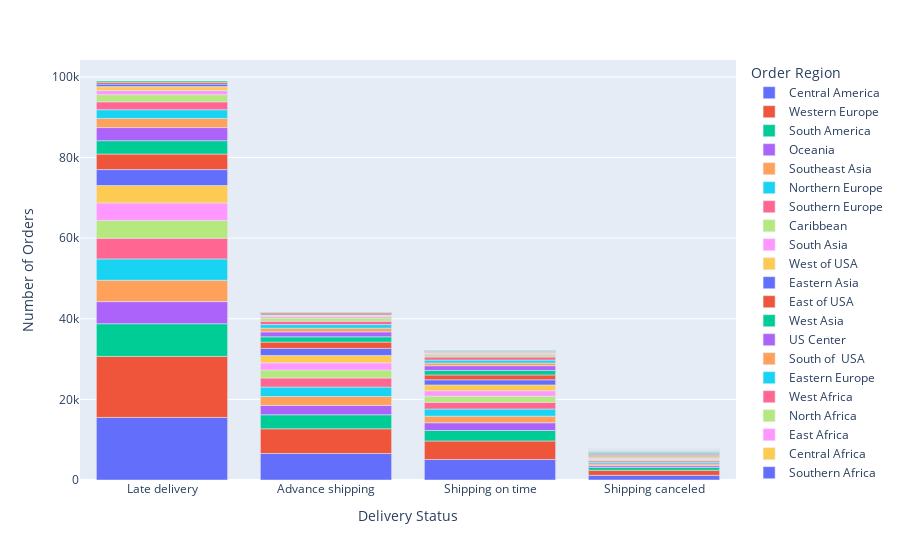

Notebook code for this chart:
### Markdown cell above
Therefore, using the plotly library as shown below in order to have an interactive graph to plot the same data.

### Code cell
# displaying the same data using plotly library
data_delivery_status_region=scm_df.groupby(['Delivery Status', 'Order Region'])['Order Id'].count().reset_index(name='Number of Orders').sort_values(by= 'Number of Orders', ascending= False)
px.bar(data_delivery_status_region, x='Delivery Status', y='Number of Orders'  , color='Order Region',
       )

### Figure 1 — Plotly figure (JSON) as saved in the notebook; plotly's stock layout.template omitted (floating-point values rounded to 4 significant figures)
{"data": [{"alignmentgroup": "True", "hovertemplate": "Order Region=Central America<br>Delivery Status=%{x}<br>Number of Orders=%{y}<extra></extra>", "legendgroup": "Central America", "marker": {"color": "#636efa", "pattern": {"shape": ""}}, "name": "Central America", "offsetgroup": "Central America", "orientation": "v", "showlegend": true, "textposition": "auto", "type": "bar", "x": ["Late delivery", "Advance shipping", "Shipping on time", "Shipping canceled"], "xaxis": "x", "y": [15518, 6566, 5090, 1167], "yaxis": "y"}, {"alignmentgroup": "True", "hovertemplate": "Order Region=Western Europe<br>Delivery Status=%{x}<br>Number of Orders=%{y}<extra></extra>", "legendgroup": "Western Europe", "marker": {"color": "#EF553B", "pattern": {"shape": ""}}, "name": "Western Europe", "offsetgroup": "Western Europe", "orientation": "v", "showlegend": true, "textposition": "auto", "type": "bar", "x": ["Late delivery", "Advance shipping", "Shipping on time", "Shipping canceled"], "xaxis": "x", "y": [15140, 6138, 4589, 1242], "yaxis": "y"}, {"alignmentgroup": "True", "hovertemplate": "Order Region=South America<br>Delivery Status=%{x}<br>Number of Orders=%{y}<extra></extra>", "legendgroup": "South America", "marker": {"color": "#00cc96", "pattern": {"shape": ""}}, "name": "South America", "offsetgroup": "South America", "orientation": "v", "showlegend": true, "textposition": "auto", "type": "bar", "x": ["Late delivery", "Advance shipping", "Shipping on time", "Shipping canceled"], "xaxis": "x", "y": [8111, 3476, 2597, 751], "yaxis": "y"}, {"alignmentgroup": "True", "hovertemplate": "Order Region=Oceania<br>Delivery Status=%{x}<br>Number of Orders=%{y}<extra></extra>", "legendgroup": "Oceania", "marker": {"color": "#ab63fa", "pattern": {"shape": ""}}, "name": "Oceania", "offsetgroup": "Oceania", "orientation": "v", "showlegend": true, "textposition": "auto", "type": "bar", "x": ["Late delivery", "Advance shipping", "Shipping on time", "Shipping canceled"], "xaxis": "x", "y": [5482, 2324, 1927, 415], "yaxis": "y"}, {"alignmentgroup": "True", "hovertemplate": "Order Region=Southeast Asia<br>Delivery Status=%{x}<br>Number of Orders=%{y}<extra></extra>", "legendgroup": "Southeast Asia", "marker": {"color": "#FFA15A", "pattern": {"shape": ""}}, "name": "Southeast Asia", "offsetgroup": "Southeast Asia", "orientation": "v", "showlegend": true, "textposition": "auto", "type": "bar", "x": ["Late delivery", "Advance shipping", "Shipping on time", "Shipping canceled"], "xaxis": "x", "y": [5297, 2208, 1631, 403], "yaxis": "y"}, {"alignmentgroup": "True", "hovertemplate": "Order Region=Northern Europe<br>Delivery Status=%{x}<br>Number of Orders=%{y}<extra></extra>", "legendgroup": "Northern Europe", "marker": {"color": "#19d3f3", "pattern": {"shape": ""}}, "name": "Northern Europe", "offsetgroup": "Northern Europe", "orientation": "v", "showlegend": true, "textposition": "auto", "type": "bar", "x": ["Late delivery", "Advance shipping", "Shipping on time", "Shipping canceled"], "xaxis": "x", "y": [5292, 2341, 1775, 384], "yaxis": "y"}, {"alignmentgroup": "True", "hovertemplate": "Order Region=Southern Europe<br>Delivery Status=%{x}<br>Number of Orders=%{y}<extra></extra>", "legendgroup": "Southern Europe", "marker": {"color": "#FF6692", "pattern": {"shape": ""}}, "name": "Southern Europe", "offsetgroup": "Southern Europe", "orientation": "v", "showlegend": true, "textposition": "auto", "type": "bar", "x": ["Late delivery", "Advance shipping", "Shipping on time", "Shipping canceled"], "xaxis": "x", "y": [5129, 2246, 1655, 401], "yaxis": "y"}, {"alignmentgroup": "True", "hovertemplate": "Order Region=Caribbean<br>Delivery Status=%{x}<br>Number of Orders=%{y}<extra></extra>", "legendgroup": "Caribbean", "marker": {"color": "#B6E880", "pattern": {"shape": ""}}, "name": "Caribbean", "offsetgroup": "Caribbean", "orientation": "v", "showlegend": true, "textposition": "auto", "type": "bar", "x": ["Late delivery", "Advance shipping", "Shipping on time", "Shipping canceled"], "xaxis": "x", "y": [4415, 1997, 1539, 367], "yaxis": "y"}, {"alignmentgroup": "True", "hovertemplate": "Order Region=South Asia<br>Delivery Status=%{x}<br>Number of Orders=%{y}<extra></extra>", "legendgroup": "South Asia", "marker": {"color": "#FF97FF", "pattern": {"shape": ""}}, "name": "South Asia", "offsetgroup": "South Asia", "orientation": "v", "showlegend": true, "textposition": "auto", "type": "bar", "x": ["Late delivery", "Advance shipping", "Shipping on time", "Shipping canceled"], "xaxis": "x", "y": [4350, 1765, 1340, 276], "yaxis": "y"}, {"alignmentgroup": "True", "hovertemplate": "Order Region=West of USA <br>Delivery Status=%{x}<br>Number of Orders=%{y}<extra></extra>", "legendgroup": "West of USA ", "marker": {"color": "#FECB52", "pattern": {"shape": ""}}, "name": "West of USA ", "offsetgroup": "West of USA ", "orientation": "v", "showlegend": true, "textposition": "auto", "type": "bar", "x": ["Late delivery", "Advance shipping", "Shipping on time", "Shipping canceled"], "xaxis": "x", "y": [4313, 1835, 1447, 398], "yaxis": "y"}, {"alignmentgroup": "True", "hovertemplate": "Order Region=Eastern Asia<br>Delivery Status=%{x}<br>Number of Orders=%{y}<extra></extra>", "legendgroup": "Eastern Asia", "marker": {"color": "#636efa", "pattern": {"shape": ""}}, "name": "Eastern Asia", "offsetgroup": "Eastern Asia", "orientation": "v", "showlegend": true, "textposition": "auto", "type": "bar", "x": ["Late delivery", "Advance shipping", "Shipping on time", "Shipping canceled"], "xaxis": "x", "y": [3955, 1754, 1264, 307], "yaxis": "y"}, {"alignmentgroup": "True", "hovertemplate": "Order Region=East of USA<br>Delivery Status=%{x}<br>Number of Orders=%{y}<extra></extra>", "legendgroup": "East of USA", "marker": {"color": "#EF553B", "pattern": {"shape": ""}}, "name": "East of USA", "offsetgroup": "East of USA", "orientation": "v", "showlegend": true, "textposition": "auto", "type": "bar", "x": ["Late delivery", "Advance shipping", "Shipping on time", "Shipping canceled"], "xaxis": "x", "y": [3849, 1560, 1208, 298], "yaxis": "y"}, {"alignmentgroup": "True", "hovertemplate": "Order Region=West Asia<br>Delivery Status=%{x}<br>Number of Orders=%{y}<extra></extra>", "legendgroup": "West Asia", "marker": {"color": "#00cc96", "pattern": {"shape": ""}}, "name": "West Asia", "offsetgroup": "West Asia", "orientation": "v", "showlegend": true, "textposition": "auto", "type": "bar", "x": ["Late delivery", "Advance shipping", "Shipping on time", "Shipping canceled"], "xaxis": "x", "y": [3322, 1310, 1114, 263], "yaxis": "y"}, {"alignmentgroup": "True", "hovertemplate": "Order Region=US Center <br>Delivery Status=%{x}<br>Number of Orders=%{y}<extra></extra>", "legendgroup": "US Center ", "marker": {"color": "#ab63fa", "pattern": {"shape": ""}}, "name": "US Center ", "offsetgroup": "US Center ", "orientation": "v", "showlegend": true, "textposition": "auto", "type": "bar", "x": ["Late delivery", "Advance shipping", "Shipping on time", "Shipping canceled"], "xaxis": "x", "y": [3252, 1227, 1174, 234], "yaxis": "y"}, {"alignmentgroup": "True", "hovertemplate": "Order Region=South of  USA <br>Delivery Status=%{x}<br>Number of Orders=%{y}<extra></extra>", "legendgroup": "South of  USA ", "marker": {"color": "#FFA15A", "pattern": {"shape": ""}}, "name": "South of  USA ", "offsetgroup": "South of  USA ", "orientation": "v", "showlegend": true, "textposition": "auto", "type": "bar", "x": ["Late delivery", "Advance shipping", "Shipping on time", "Shipping canceled"], "xaxis": "x", "y": [2256, 927, 672, 190], "yaxis": "y"}, {"alignmentgroup": "True", "hovertemplate": "Order Region=Eastern Europe<br>Delivery Status=%{x}<br>Number of Orders=%{y}<extra></extra>", "legendgroup": "Eastern Europe", "marker": {"color": "#19d3f3", "pattern": {"shape": ""}}, "name": "Eastern Europe", "offsetgroup": "Eastern Europe", "orientation": "v", "showlegend": true, "textposition": "auto", "type": "bar", "x": ["Late delivery", "Advance shipping", "Shipping on time", "Shipping canceled"], "xaxis": "x", "y": [2182, 879, 724, 135], "yaxis": "y"}, {"alignmentgroup": "True", "hovertemplate": "Order Region=West Africa<br>Delivery Status=%{x}<br>Number of Orders=%{y}<extra></extra>", "legendgroup": "West Africa", "marker": {"color": "#FF6692", "pattern": {"shape": ""}}, "name": "West Africa", "offsetgroup": "West Africa", "orientation": "v", "showlegend": true, "textposition": "auto", "type": "bar", "x": ["Late delivery", "Advance shipping", "Shipping on time", "Shipping canceled"], "xaxis": "x", "y": [1953, 849, 769, 125], "yaxis": "y"}, {"alignmentgroup": "True", "hovertemplate": "Order Region=North Africa<br>Delivery Status=%{x}<br>Number of Orders=%{y}<extra></extra>", "legendgroup": "North Africa", "marker": {"color": "#B6E880", "pattern": {"shape": ""}}, "name": "North Africa", "offsetgroup": "North Africa", "orientation": "v", "showlegend": true, "textposition": "auto", "type": "bar", "x": ["Late delivery", "Advance shipping", "Shipping on time", "Shipping canceled"], "xaxis": "x", "y": [1762, 760, 564, 146], "yaxis": "y"}, {"alignmentgroup": "True", "hovertemplate": "Order Region=East Africa<br>Delivery Status=%{x}<br>Number of Orders=%{y}<extra></extra>", "legendgroup": "East Africa", "marker": {"color": "#FF97FF", "pattern": {"shape": ""}}, "name": "East Africa", "offsetgroup": "East Africa", "orientation": "v", "showlegend": true, "textposition": "auto", "type": "bar", "x": ["Late delivery", "Advance shipping", "Shipping on time", "Shipping canceled"], "xaxis": "x", "y": [1036, 399, 346, 71], "yaxis": "y"}, {"alignmentgroup": "True", "hovertemplate": "Order Region=Central Africa<br>Delivery Status=%{x}<br>Number of Orders=%{y}<extra></extra>", "legendgroup": "Central Africa", "marker": {"color": "#FECB52", "pattern": {"shape": ""}}, "name": "Central Africa", "offsetgroup": "Central Africa", "orientation": "v", "showlegend": true, "textposition": "auto", "type": "bar", "x": ["Late delivery", "Advance shipping", "Shipping on time", "Shipping canceled"], "xaxis": "x", "y": [972, 354, 290, 61], "yaxis": "y"}, {"alignmentgroup": "True", "hovertemplate": "Order Region=Southern Africa<br>Delivery Status=%{x}<br>Number of Orders=%{y}<extra></extra>", "legendgroup": "Southern Africa", "marker": {"color": "#636efa", "pattern": {"shape": ""}}, "name": "Southern Africa", "offsetgroup": "Southern Africa", "orientation": "v", "showlegend": true, "textposition": "auto", "type": "bar", "x": ["Late delivery", "Advance shipping", "Shipping on time", "Shipping canceled"], "xaxis": "x", "y": [617, 283, 200, 57], "yaxis": "y"}, {"alignmentgroup": "True", "hovertemplate": "Order Region=Canada<br>Delivery Status=%{x}<br>Number of Orders=%{y}<extra></extra>", "legendgroup": "Canada", "marker": {"color": "#EF553B", "pattern": {"shape": ""}}, "name": "Canada", "offsetgroup": "Canada", "orientation": "v", "showlegend": true, "textposition": "auto", "type": "bar", "x": ["Late delivery", "Advance shipping", "Shipping on time", "Shipping canceled"], "xaxis": "x", "y": [468, 282, 157, 52], "yaxis": "y"}, {"alignmentgroup": "True", "hovertemplate": "Order Region=Central Asia<br>Delivery Status=%{x}<br>Number of Orders=%{y}<extra></extra>", "legendgroup": "Central Asia", "marker": {"color": "#00cc96", "pattern": {"shape": ""}}, "name": "Central Asia", "offsetgroup": "Central Asia", "orientation": "v", "showlegend": true, "textposition": "auto", "type": "bar", "x": ["Late delivery", "Shipping on time", "Advance shipping", "Shipping canceled"], "xaxis": "x", "y": [306, 124, 112, 11], "yaxis": "y"}], "layout": {"barmode": "relative", "legend": {"title": {"text": "Order Region"}, "tracegroupgap": 0}, "margin": {"t": 60}, "xaxis": {"anchor": "y", "domain": [0, 1], "title": {"text": "Delivery Status"}}, "yaxis": {"anchor": "x", "domain": [0, 1], "title": {"text": "Number of Orders"}}}}
